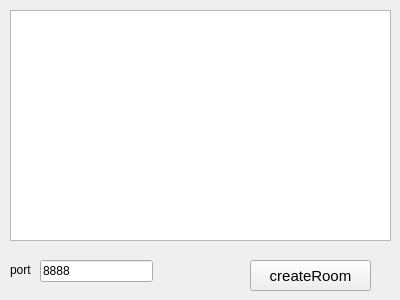
<?xml version="1.0" encoding="UTF-8"?>
<ui version="4.0">
 <class>TcpServer</class>
 <widget class="QWidget" name="TcpServer">
  <property name="geometry">
   <rect>
    <x>0</x>
    <y>0</y>
    <width>400</width>
    <height>300</height>
   </rect>
  </property>
  <property name="windowTitle">
   <string>TcpServer</string>
  </property>
  <widget class="QPushButton" name="pushButtonCreateChattingRoom">
   <property name="geometry">
    <rect>
     <x>250</x>
     <y>260</y>
     <width>121</width>
     <height>31</height>
    </rect>
   </property>
   <property name="font">
    <font>
     <pointsize>11</pointsize>
    </font>
   </property>
   <property name="text">
    <string>createRoom</string>
   </property>
  </widget>
  <widget class="QTextEdit" name="textEdit">
   <property name="geometry">
    <rect>
     <x>10</x>
     <y>10</y>
     <width>381</width>
     <height>231</height>
    </rect>
   </property>
  </widget>
  <widget class="QLabel" name="label">
   <property name="geometry">
    <rect>
     <x>10</x>
     <y>260</y>
     <width>30</width>
     <height>20</height>
    </rect>
   </property>
   <property name="text">
    <string>port</string>
   </property>
  </widget>
  <widget class="QLineEdit" name="lineEdit">
   <property name="geometry">
    <rect>
     <x>40</x>
     <y>260</y>
     <width>113</width>
     <height>22</height>
    </rect>
   </property>
   <property name="text">
    <string>8888</string>
   </property>
  </widget>
 </widget>
 <resources/>
 <connections/>
</ui>
